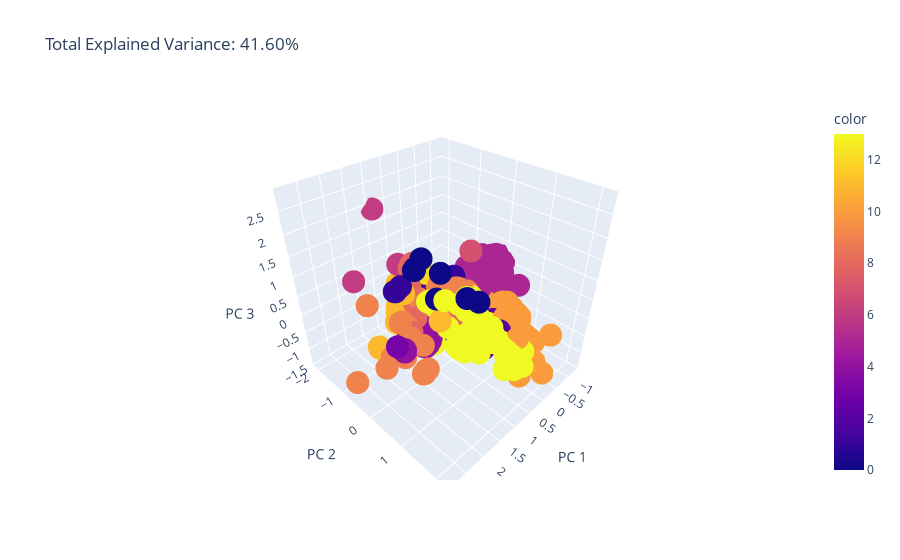

Here is the notebook cell this chart was saved with:
### Code cell
pca = PCA(n_components=3)
components = pca.fit_transform(exploit_embedding_list)

total_var = pca.explained_variance_ratio_.sum() * 100
import plotly.express as px
fig = px.colors.qualitative.swatches()
fig = px.scatter_3d(
    components, x=0, y=1, z=2, color=exploit.km_label,
    title=f'Total Explained Variance: {total_var:.2f}%',
    labels={'0': 'PC 1', '1': 'PC 2', '2': 'PC 3'},
    color_discrete_sequence=px.colors.qualitative.Dark24
)
fig.show()

### Figure 1 — Plotly figure (JSON) as saved in the notebook; plotly's stock layout.template omitted (floating-point values rounded to 4 significant figures; data arrays with more than 128 entries replaced by an {"elided": "..."} marker saying what was removed)
{"data": [{"hovertemplate": "PC 1=%{x}<br>PC 2=%{y}<br>PC 3=%{z}<br>color=%{marker.color}<extra></extra>", "legendgroup": "", "marker": {"color": {"elided": "4081 int values"}, "coloraxis": "coloraxis", "symbol": "circle"}, "mode": "markers", "name": "", "scene": "scene", "showlegend": false, "type": "scatter3d", "x": {"elided": "4081 float values"}, "y": {"elided": "4081 float values"}, "z": {"elided": "4081 float values"}}], "layout": {"coloraxis": {"colorbar": {"title": {"text": "color"}}, "colorscale": [[0, "#0d0887"], [0.1111, "#46039f"], [0.2222, "#7201a8"], [0.3333, "#9c179e"], [0.4444, "#bd3786"], [0.5556, "#d8576b"], [0.6667, "#ed7953"], [0.7778, "#fb9f3a"], [0.8889, "#fdca26"], [1, "#f0f921"]]}, "legend": {"tracegroupgap": 0}, "scene": {"domain": {"x": [0, 1], "y": [0, 1]}, "xaxis": {"title": {"text": "PC 1"}}, "yaxis": {"title": {"text": "PC 2"}}, "zaxis": {"title": {"text": "PC 3"}}}, "title": {"text": "Total Explained Variance: 41.60%"}}}
